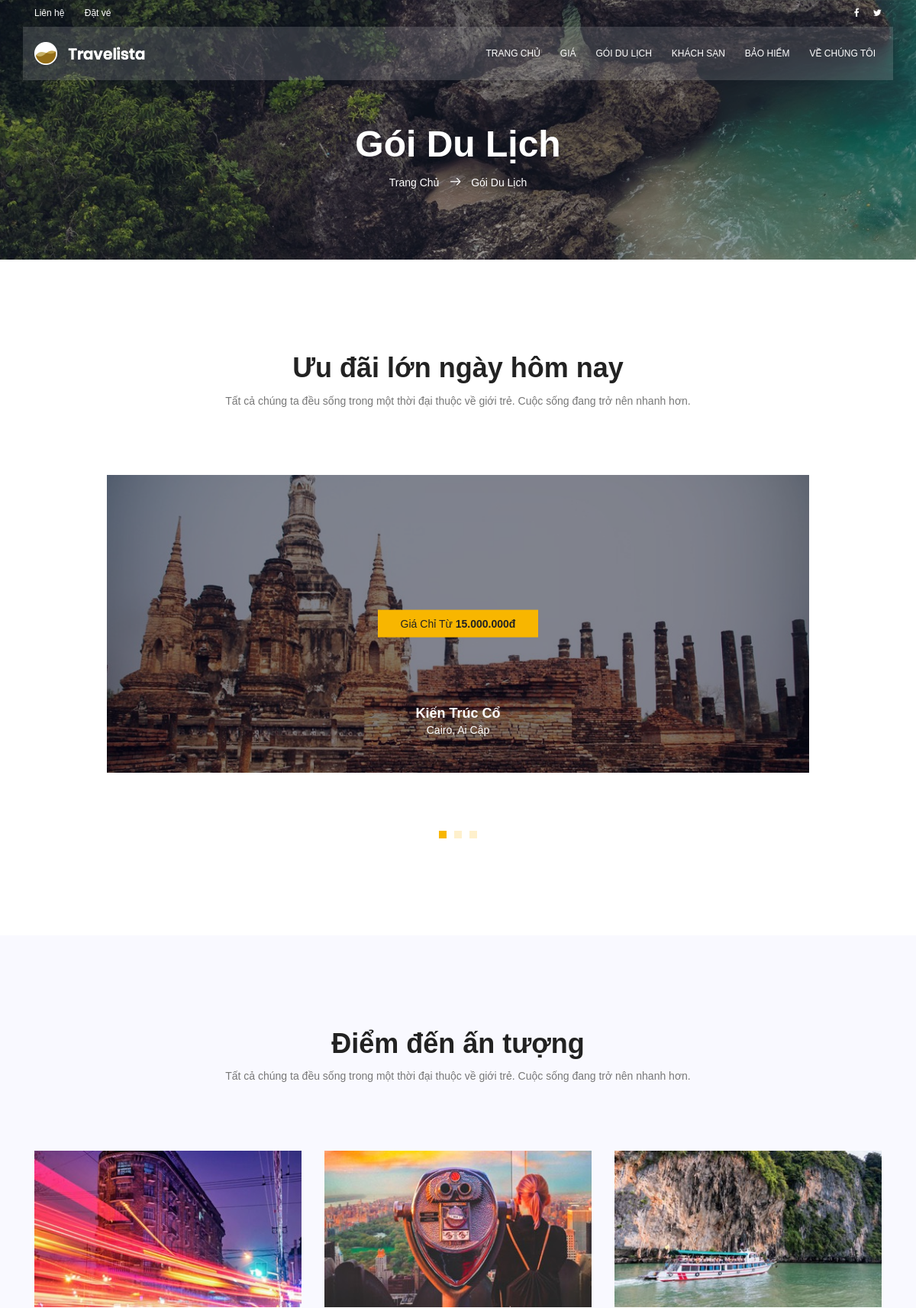
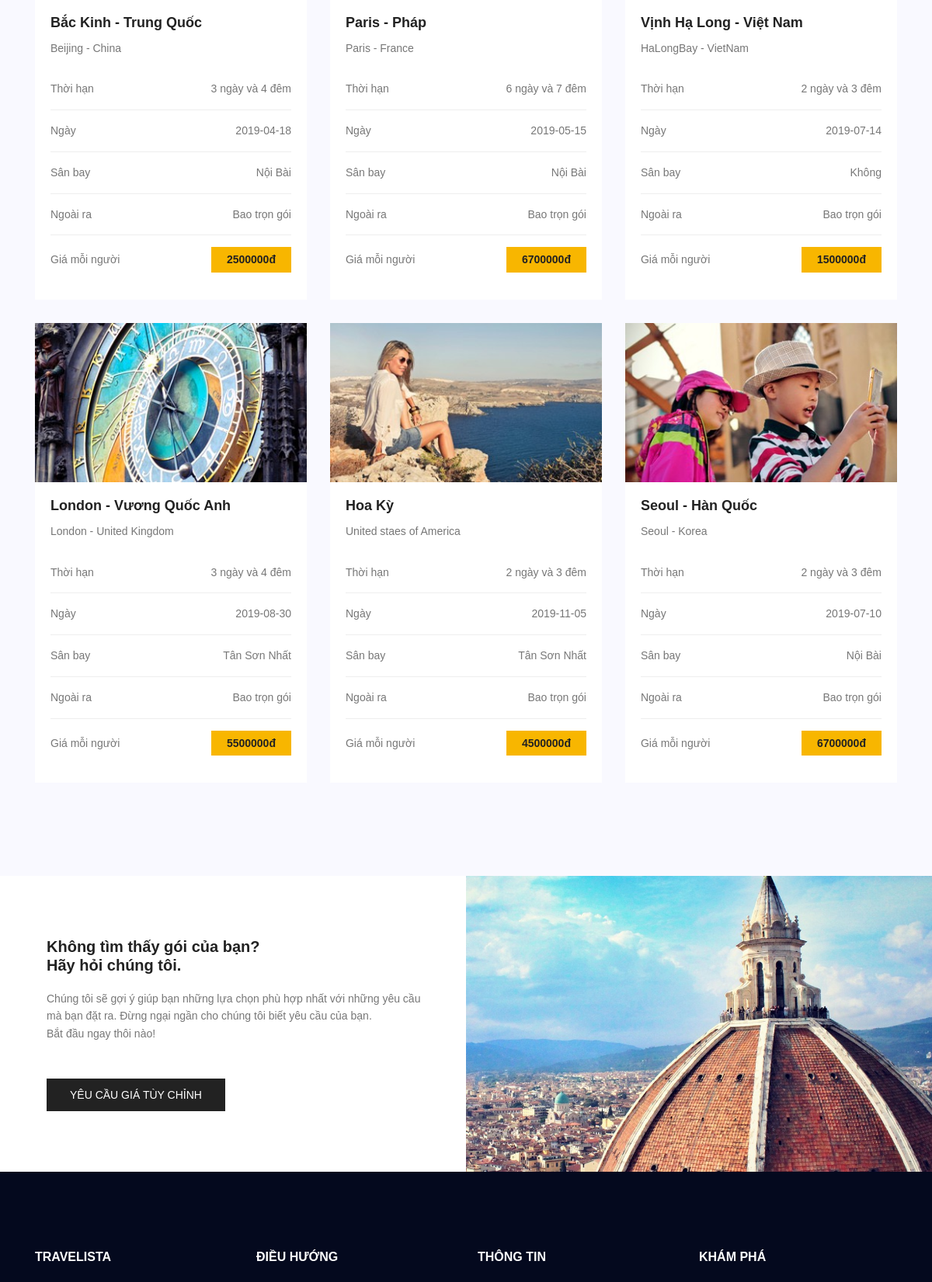
The page /packages.php (upper part) on the database its author committed (2 pictures, top to bottom).
### tables this page shows
CREATE TABLE IF NOT EXISTS `tour` (
  `tour_id` int(11) NOT NULL AUTO_INCREMENT,
  `title` varchar(250) NOT NULL,
  `place` varchar(250) NOT NULL,
  `limits` varchar(30) NOT NULL,
  `times` date NOT NULL,
  `airport` varchar(250) NOT NULL,
  `outher` varchar(250) NOT NULL,
  `cost` int(15) NOT NULL,
  `img` varchar(15) NOT NULL,
  `post` text NOT NULL,
  `schedule_id` int(11) NOT NULL,
  `tour_cost_id` int(11) NOT NULL,
  `tour_not_cost_id` int(11) NOT NULL,
  `child_id` int(11) NOT NULL,
  PRIMARY KEY (`tour_id`)
);

### backend/database.php (called while the page is built, shortened)
<?php
class Database {
	protected $conn;
	public function __construct() {
		$hostname = "localhost";
		$username = "root";
		$password = "";
		$databasename = "travel";
		$this->conn = mysqli_connect($hostname, $username, $password, $databasename);
		mysqli_set_charset($this->conn, 'UTF8');
	}
	public function get_info_tour() {
		$sql = "SELECT * FROM tour";
		$result = $this->conn->query($sql);
		return $result;
	}
}
?>

### packages.php (the view, shortened to what this page needs)
<?php
	include ("backend/database.php");
	$db = new Database();
?>
<!DOCTYPE html>
<html lang="vi" class="no-js">
<head>
	<link rel="stylesheet" href="css/linearicons.css">
	<link rel="stylesheet" href="css/font-awesome.min.css">
	<link rel="stylesheet" href="css/bootstrap.css">
	<link rel="stylesheet" href="css/magnific-popup.css">
	<link rel="stylesheet" href="css/jquery-ui.css">
	<link rel="stylesheet" href="css/nice-select.css">
	<link rel="stylesheet" href="css/animate.min.css">
	<link rel="stylesheet" href="css/owl.carousel.css">
	<link rel="stylesheet" href="css/main.css">
</head>
<body>
	<?php include("public/header.php"); ?>
	<section class="about-banner relative">
		<div class="overlay overlay-bg"></div>
		<div class="container">
			<div class="row d-flex align-items-center justify-content-center">
				<div class="about-content col-lg-12">
					<h1 class="text-white">
						Gói Du Lịch
					</h1>
					<p class="text-white link-nav"><a href="index.php">Trang Chủ </a>  <span class="lnr lnr-arrow-right"></span>  <a href="packages.php"> Gói Du Lịch</a></p>
				</div>
			</div>
		</div>
	</section>
	<section class="hot-deal-area section-gap">
		<div class="container">
            <div class="row d-flex justify-content-center">
                <div class="menu-content pb-70 col-lg-8">
                    <div class="title text-center">
                        <h1 class="mb-10">Ưu đãi lớn ngày hôm nay</h1>
                        <p>Tất cả chúng ta đều sống trong một thời đại thuộc về giới trẻ. Cuộc sống đang trở nên nhanh hơn.</p>
                    </div>
                </div>
            </div>
			<div class="row justify-content-center">
				<div class="col-lg-10 active-hot-deal-carusel">
					<div class="single-carusel">
						<div class="thumb relative">
						</div>
						<div class="price-detials">
							<a href="#" class="price-btn">Giá Chỉ Từ <span>15.000.000đ</span></a>
						</div>
						<div class="details">
							<h4 class="text-white">Kiến Trúc Cổ</h4>
							<p class="text-white">
								Cairo, Ai Cập
							</p>
						</div>
					</div>
				</div>
			</div>
		</div>
	</section>
	<section class="destinations-area section-gap">
		<div class="container">
            <div class="row d-flex justify-content-center">
                <div class="menu-content pb-40 col-lg-8">
                    <div class="title text-center">
                        <h1 class="mb-10">Điểm đến ấn tượng</h1>
                        <p>Tất cả chúng ta đều sống trong một thời đại thuộc về giới trẻ. Cuộc sống đang trở nên nhanh hơn.</p>
                    </div>
                </div>
            </div>
			<div class="row">
			<?php
				$result_tour = $db->get_info_tour();
				while( $row_tour = $result_tour->fetch_assoc())
				{
				?>
					<div class="col-lg-4">
						<div class="single-destinations">
							<div class="thumb">
								<img src="img/packages/<?php echo $row_tour['img']; ?>" alt="">
							</div>
							<div class="details">
								<h4><?php echo $row_tour['title']; ?></h4>
								<p>
								<?php echo $row_tour['place']; ?>
								</p>
								<ul class="package-list">
									<li class="d-flex justify-content-between align-items-center">
										<span>Thời hạn</span>
										<span><?php echo $row_tour['limits']; ?></span>
									</li>
									<li class="d-flex justify-content-between align-items-center">
										<span>Ngày</span>
										<span><?php echo $row_tour['times']; ?></span>
									</li>
									<li class="d-flex justify-content-between align-items-center">
										<span>Sân bay</span>
										<span><?php echo $row_tour['airport']; ?></span>
									</li>
									<li class="d-flex justify-content-between align-items-center">
										<span>Ngoài ra</span>
										<span><?php echo $row_tour['outher']; ?></span>
									</li>
									<li class="d-flex justify-content-between align-items-center">
										<span>Giá mỗi người</span>
										<a href="#" class="price-btn"><?php echo $row_tour['cost']; ?>đ</a>
									</li>
								</ul>
							</div>
						</div>
					</div>
				<?php
				}
			?>
			</div>
		</div>
	</section>
	<section class="home-about-area">
		<div class="container-fluid">
			<div class="row align-items-center justify-content-end">
				<div class="col-lg-6 col-md-12 home-about-left">
					<h1>
						Không tìm thấy gói của bạn?<br>
						Hãy hỏi chúng tôi.
					</h1>
					<p>
						Chúng tôi sẽ gợi ý giúp bạn những lựa chọn phù hợp nhất với những yêu cầu mà bạn đặt ra. Đừng ngại ngần cho chúng tôi biết yêu cầu của bạn.<br> Bắt đầu ngay thôi nào!
					</p>
					<a href="#" class="primary-btn text-uppercase">Yêu Cầu Giá Tùy Chỉnh</a>
				</div>
				<div class="col-lg-6 col-md-12 home-about-right no-padding">
					<img class="img-fluid" src="img/packages/about-img.jpg" alt="">
				</div>
			</div>
		</div>
	</section>
	<?php include("public/footer.php"); ?>
</body>
</html>

### css/main.css (style rules this page uses)
body { color: #777777; font-family: "Poppins", sans-serif; font-size: 14px; font-weight: 300; line-height: 1.625em; position: relative; }
ol, ul { margin: 0; padding: 0; list-style: none; }
a { -webkit-transition: all 0.3s ease 0s; -moz-transition: all 0.3s ease 0s; -o-transition: all 0.3s ease 0s; transition: all 0.3s ease 0s; }
a, a:focus, a:hover { text-decoration: none; outline: 0; }
h1, h2, h3, h4, h5, h6 { font-family: "Poppins", sans-serif; color: #222222; line-height: 1.2em !important; margin-bottom: 0; margin-top: 0; font-weight: 600; }
h1, .h1 { font-size: 36px; }
h4, .h4 { font-size: 18px; }
.mb-10 { margin-bottom: 10px; }
.pb-40 { padding-bottom: 40px; }
.pb-70 { padding-bottom: 70px; }
.text-white { color: #fff; }
.text-center { text-align: center; }
.relative { position: relative; }
.overlay { position: absolute; left: 0; right: 0; top: 0; bottom: 0; }
.no-padding { padding: 0; }
h1 { font-size: 36px; }
h4 { font-size: 18px; }
h1, h2, h3, h4, h5, h6 { line-height: 1.5em; }
.section-gap { padding: 120px 0; }
.primary-btn { background: #f8b600; line-height: 42px; padding-left: 30px; padding-right: 30px; border: none; color: #fff; display: inline-block; font-size: 14px; font-weight: 500; position: relative; -webkit-transition: all 0.3s ease 0s; -moz-transition: all 0.3s ease 0s; -o-transition: all 0.3s ease 0s; transition: all 0.3s ease 0s; cursor: pointer; position: relative; }
.home-about-area .home-about-left { padding-left: 12%; }
@media (max-width: 1366px) { .home-about-area .home-about-left { padding-left: 5%; } }
.home-about-area .home-about-left h1 { max-width: 510px; }
@media (max-width: 1366px) { .home-about-area .home-about-left h1 { font-size: 20px; } }
.home-about-area .home-about-left p { max-width: 500px; padding: 20px 0; }
.home-about-area .home-about-left .primary-btn { margin-top: 10px; background: #222; font-size: 14px; }
.home-about-area .home-about-right img { width: 100%; }
.link-nav { margin-top: 10px; margin-bottom: 0px; }
.about-banner { background: url(../img/top-banner.jpg) center; background-size: cover; }
.about-banner .overlay-bg { background: rgba(4, 9, 30, 0.4); }
.about-content { margin-top: 70px; padding: 90px 0px; text-align: center; }
.about-content h1 { font-size: 48px; font-weight: 600; }
.about-content a { color: #fff; font-weight: 300; font-size: 14px; }
.about-content .lnr { margin: 0px 10px; font-weight: 600; }
.single-carusel .price-detials { text-align: center; position: absolute; width: 100%; left: 50%; top: 50%; z-index: 2; transform: translate(-50%, -50%); }
.single-carusel .price-detials .price-btn { background: #f8b600; color: #222; font-weight: 200; font-size: 14px; padding: 10px 30px; }
.single-carusel .price-detials .price-btn span { font-weight: 600; }
.single-carusel .details { text-align: center; position: absolute; width: 100%; left: 50%; top: 85%; z-index: 2; transform: translate(-50%, -50%); }
.destinations-area { background: #f9f9ff; }
.destinations-area .single-destinations { margin-top: 30px; -webkit-transition: all 0.3s ease 0s; -moz-transition: all 0.3s ease 0s; -o-transition: all 0.3s ease 0s; transition: all 0.3s ease 0s; }
.destinations-area .single-destinations .thumb { overflow: hidden; }
.destinations-area .single-destinations .thumb img { width: 100%; -webkit-transition: all 0.3s ease 0s; -moz-transition: all 0.3s ease 0s; -o-transition: all 0.3s ease 0s; transition: all 0.3s ease 0s; }
.destinations-area .single-destinations .details { background: #fff; padding: 20px; }
.destinations-area .single-destinations .details h4 { margin-bottom: 10px; }
.destinations-area .single-destinations .details .package-list { margin-top: 30px; }
.destinations-area .single-destinations .details .package-list li { border-bottom: 1px solid #eee; margin-bottom: 15px; padding-bottom: 15px; }
.destinations-area .single-destinations .details .package-list li:last-child { border-bottom: none; margin-bottom: 0px; }
.destinations-area .single-destinations .details .price-btn { background: #f8b600; color: #222; font-weight: 600; padding: 5px 20px; }

### rows shown on the page
tour: img (picture), title "Bắc Kinh - Trung Quốc", place "Beijing - China", limits "3 ngày và 4 đêm", times "2019-04-18", airport "Nội Bài", outher "Bao trọn gói", cost "2500000"
tour: img (picture), title "Paris - Pháp", place "Paris - France", limits "6 ngày và 7 đêm", times "2019-05-15", airport "Nội Bài", outher "Bao trọn gói", cost "6700000"
tour: img (picture), title "Vịnh Hạ Long - Việt Nam", place "HaLongBay - VietNam", limits "2 ngày và 3 đêm", times "2019-07-14", airport "Không", outher "Bao trọn gói", cost "1500000"
tour: img (picture), title "London - Vương Quốc Anh", place "London - United Kingdom", limits "3 ngày và 4 đêm", times "2019-08-30", airport "Tân Sơn Nhất", outher "Bao trọn gói", cost "5500000"
tour: img (picture), title "Hoa Kỳ", place "United staes of America", limits "2 ngày và 3 đêm", times "2019-11-05", airport "Tân Sơn Nhất", outher "Bao trọn gói", cost "4500000"
tour: img (picture), title "Seoul - Hàn Quốc", place "Seoul - Korea", limits "2 ngày và 3 đêm", times "2019-07-10", airport "Nội Bài", outher "Bao trọn gói", cost "6700000"
